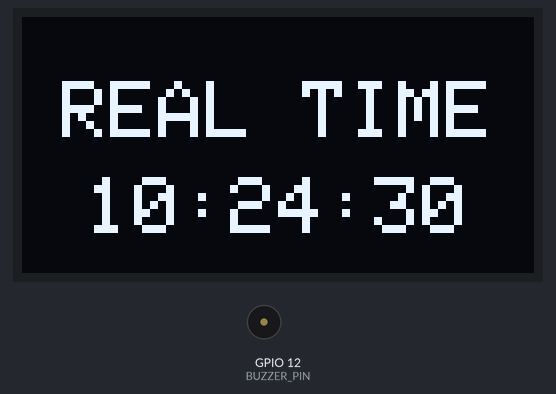
The sketch below on a simulated ESP32. Parts: 128×64 one-colour display, buzzer (waves = sounding, pin HIGH). The local clock reads 2024-03-15 10:24:30 at power-on unless the sketch sets it.

Above: at 0.1 s.
At 4.2 s:
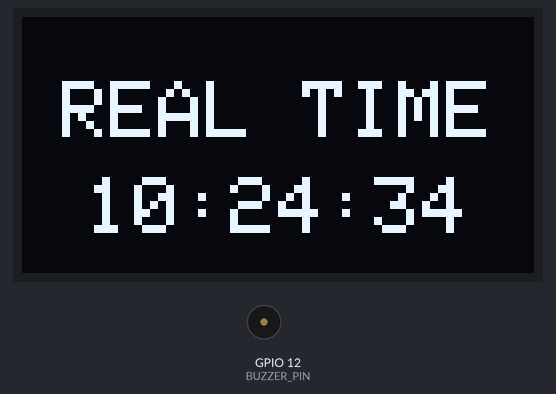
At 9.1 s:
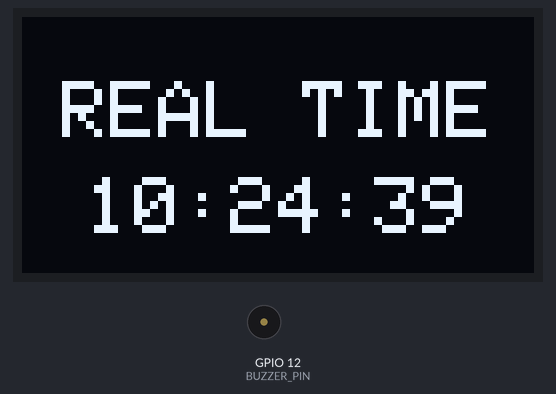
At 19.1 s:
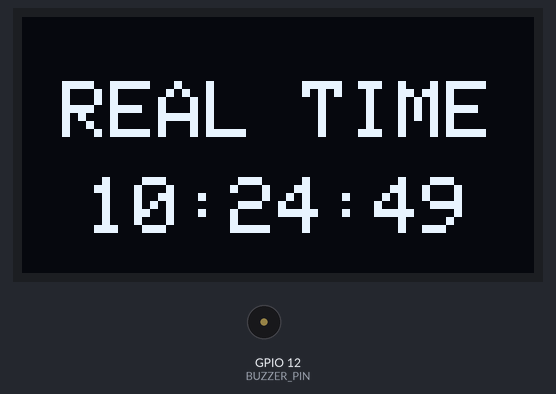
At 27.2 s:
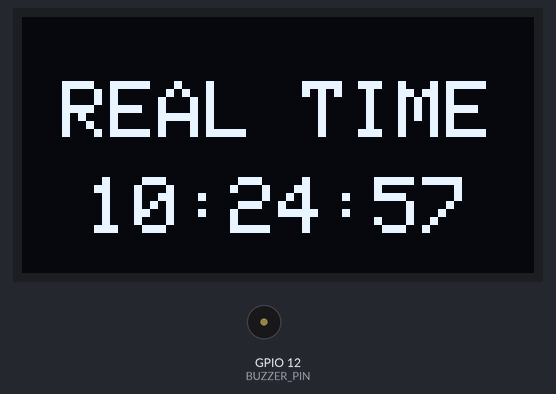
At 37.2 s:
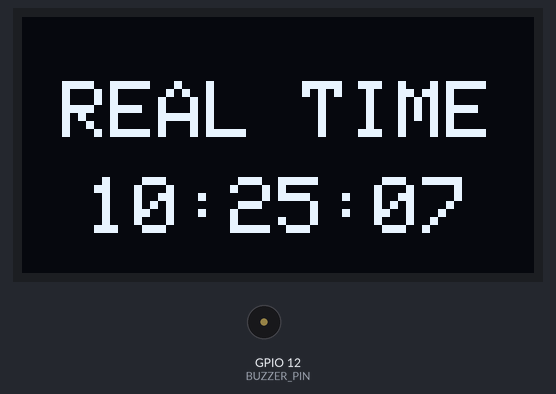

The sketch:

Module03_RTC_Alarm_Display.ino
```cpp
/*
  ========================================================================
  FILE NAME:    Module03_RTC_Alarm_Display.ino
  MODULE:       Module 03 - DS3231 RTC + Display + Active Buzzer
  TARGET BOARD: ESP32 DevKit V1
  CODE ID:      M03-002
  ========================================================================

  [ WIRING DIAGRAM ]
  - Buzzer (+) -> ESP32 GPIO 12
  - Buzzer (-) -> ESP32 GND
  - SDA (RTC & Display) -> ESP32 GPIO 21
  - SCL (RTC & Display) -> ESP32 GPIO 22
  ========================================================================
*/

#include <Wire.h>
#include <Adafruit_GFX.h>
#include <Adafruit_SSD1306.h>
#include <RTClib.h>

#define SCREEN_WIDTH 128
#define SCREEN_HEIGHT 64
#define OLED_RESET    -1
#define BUZZER_PIN    12  // ជើង Active Buzzer

Adafruit_SSD1306 display(SCREEN_WIDTH, SCREEN_HEIGHT, &Wire, OLED_RESET);
RTC_DS3231 rtc;

// កំណត់ម៉ោងរោទិ៍ (17:25)
const int ALARM_HOUR = 17;
const int ALARM_MINUTE = 25;
const int ALARM_DURATION = 12; // រយៈពេលរោទិ៍ ១២ វិនាទី

void setup() {
  Serial.begin(115200);

  pinMode(BUZZER_PIN, OUTPUT);
  digitalWrite(BUZZER_PIN, LOW); // បិទ Buzzer ជាមុន

  Wire.begin(21, 22);

  if(!display.begin(SSD1306_SWITCHCAPVCC, 0x3C)) {
    for(;;);
  }

  if (!rtc.begin()) {
    for(;;);
  }

  if (rtc.lostPower()) {
    rtc.adjust(DateTime(F(__DATE__), F(__TIME__)));
  }

  display.setTextColor(SSD1306_WHITE);
}

void loop() {
  DateTime now = rtc.now();

  display.clearDisplay();

  // --- បង្ហាញ Header (ទំហំ Size 2 ថេរ គ្មានចលនា) ---
  display.setTextSize(2);
  display.setCursor(10, 16);
  display.print("REAL TIME");

  // --- បង្ហាញ ម៉ោង : នាទី : វិនាទី (ទំហំ Size 2 ថេរ) ---
  display.setTextSize(2);
  display.setCursor(16, 40);
  char timeBuffer[9];
  sprintf(timeBuffer, "%02d:%02d:%02d", now.hour(), now.minute(), now.second());
  display.print(timeBuffer);

  // --- ប្រព័ន្ធពិនិត្យ និងបញ្ជាសម្លេងរោទិ៍ (Alarm Logic 17:25) ---
  if (now.hour() == ALARM_HOUR && now.minute() == ALARM_MINUTE && now.second() < ALARM_DURATION) {
    digitalWrite(BUZZER_PIN, (now.second() % 2 == 0) ? HIGH : LOW);
  } else {
    digitalWrite(BUZZER_PIN, LOW);
  }

  display.display();
  delay(100);
}
```

Measured:
- what the display in image 1 shows lasts 1.0 s, from 4.1 s to 5.1 s
